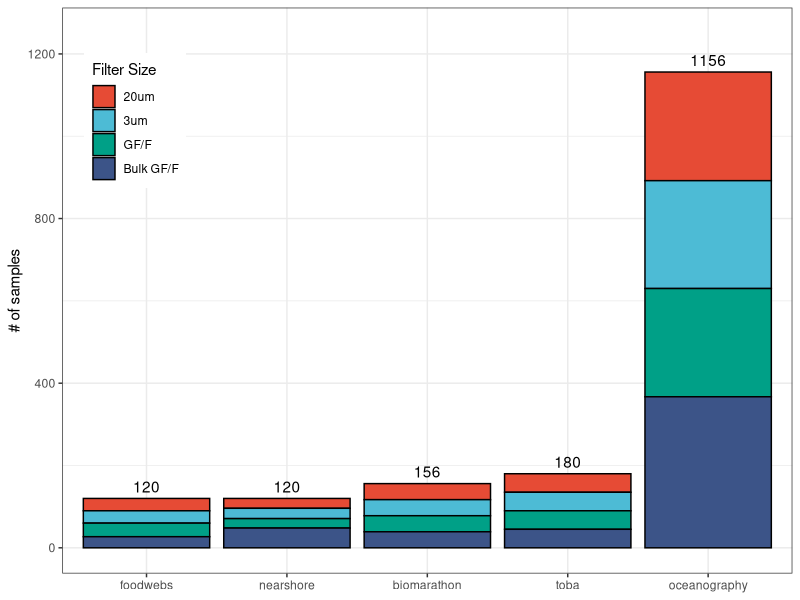
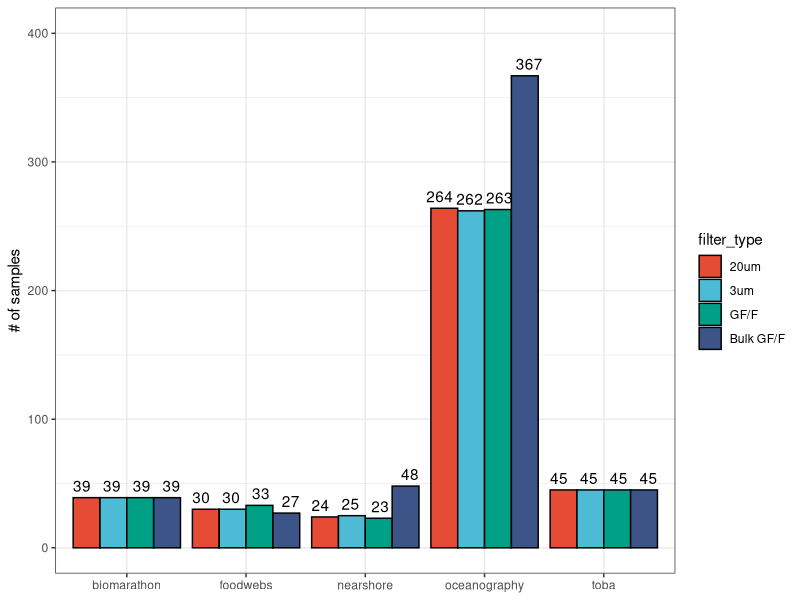
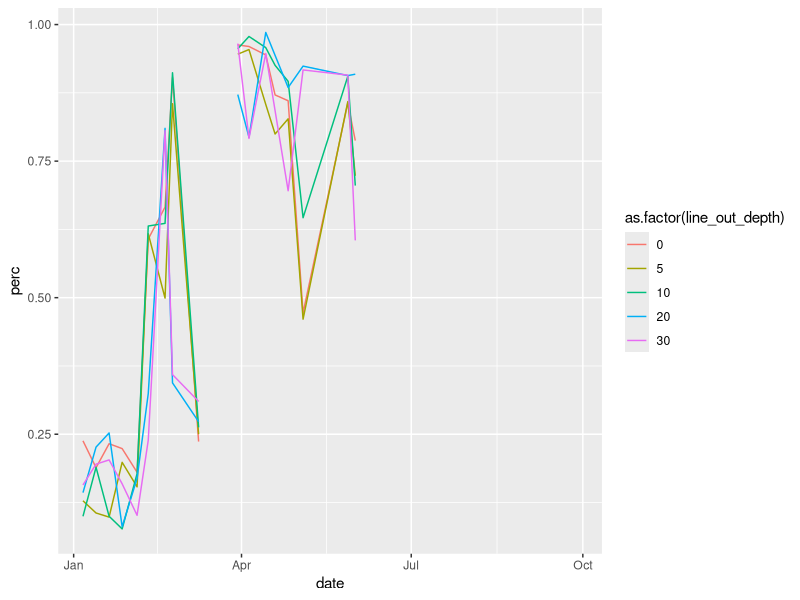
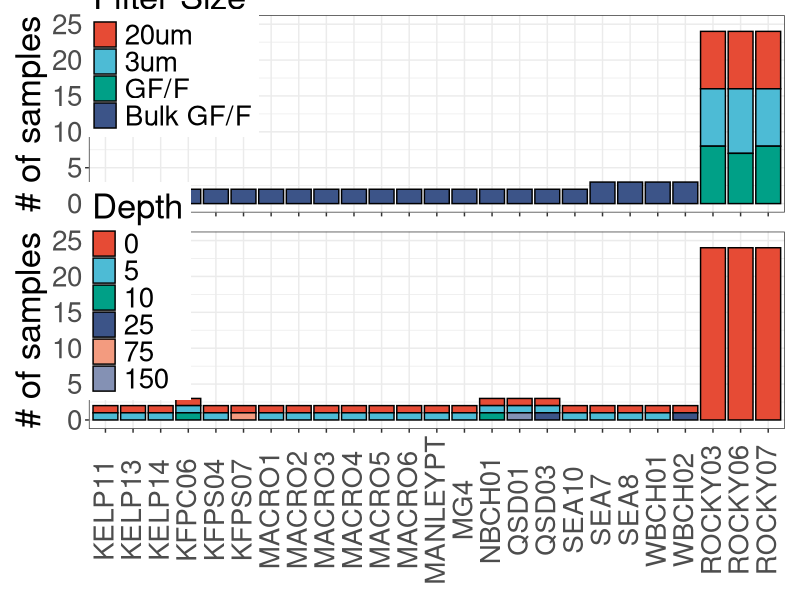
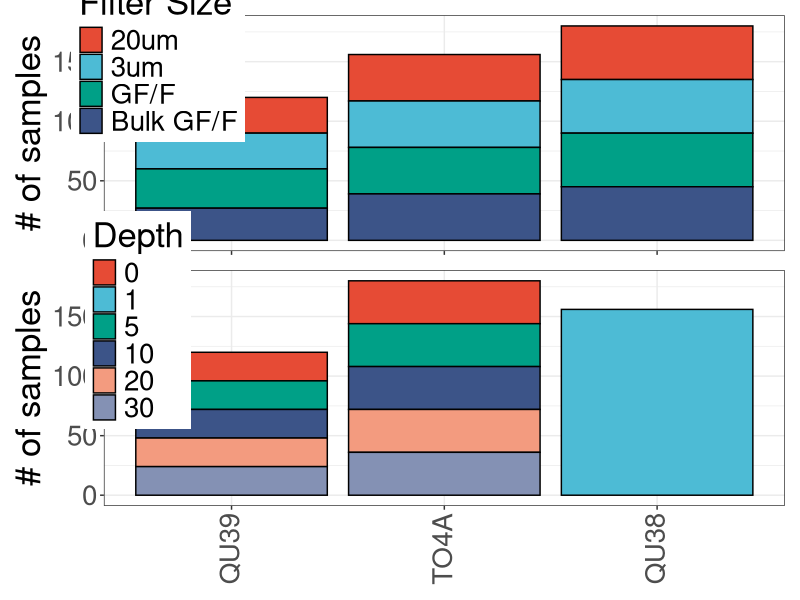
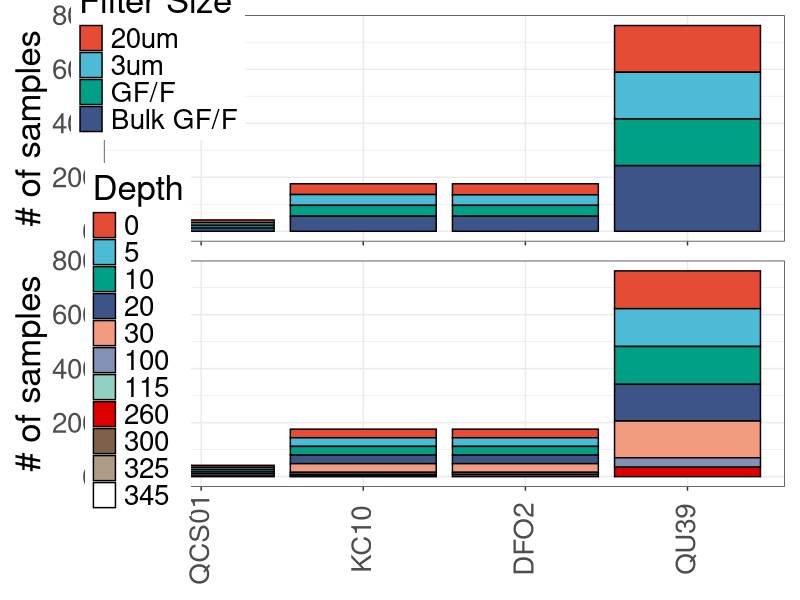

R code for these plots, in order:
## ---- chunk 1
#Load packages
library(tidyverse)  
library(readxl)
library(here)
library(patchwork)
## ---- chunk 2
#Read data file downloaded from the portal - downloaded on 2021-10-06, so in this version does not include entire year
chl <- read_csv(here("files", "chl_2021-10-06.csv"))

## ---- chunk 3
#Limiting to pertinent columns
chl <- chl %>% 
  select(date, work_area, survey, site_id, line_out_depth, filter_type, chla)
## ---- chunk 4
#Creating some summary lists to see what stations are being collected by each group

#Making a list of distinct stations and surveys
stations <- chl %>% 
  distinct(site_id)

#Making a list of distinct surveys
surveys <- chl %>% 
  distinct(survey)

#Making a list of distinct survey/stations matches
stations_survey <- chl %>% 
  distinct(survey, site_id)
## ---- chunk 5
#Classifying stations/surveys by group that collected them - trying it first on the truncated list
chl <- chl %>%
  mutate(group = NA) %>% 
  mutate(group = case_when(survey == "MACRO_MGEO" | survey == "ROCKY" ~ "nearshore",
                           survey == "ZOOPSPRINT" ~ "foodwebs",
                           survey == "BIOWEEKLY" ~ "biomarathon",
                           survey == "TOBA" ~ "toba",
                           survey == "QOMA1" ~ "oceanography",
                           survey == "QOMA5" ~ "oceanography",
                           survey == "QCS_V1" ~ "oceanography",
                           survey == "KWAK" ~ "oceanography", 
                           survey == "RVRS" ~ "oceanography",
                           TRUE ~ as.character(group)))

## ---- chunk 6
#Order filter types for plotting
order <- c("20um", "3um", "GF/F", "Bulk GF/F")

#Chemtax - Specify order of phyto groups for figures
chl <- arrange(mutate(chl, filter_type = factor(filter_type,
                                levels = order)))
## ---- chunk 7
#Calculating total number of samples per group
totals <- chl %>% 
  group_by(group) %>%
  summarize(n_tot = n()) %>% 
  ungroup()
## ---- chunk 8
#Plotting number of samples per group - stacked by filter type

chl %>% 
  group_by(filter_type, group) %>% 
  summarise(n_filt = n()) %>% 
  ungroup() %>% 
  ggplot(aes(x = reorder(group, n_filt), y = n_filt, fill = filter_type)) +
  geom_bar(stat = "identity", color = "black") +
  geom_text(aes(x = group, y = n_tot, label = n_tot, fill = NULL),
              data = totals, vjust = -0.5) +
  ggsci::scale_fill_npg(name = "Filter Size") +
  ylim(0, 1250) +
  ylab("# of samples") +
  theme_bw() +
  theme(legend.position = c(0.1, 0.8),
        axis.title.x = element_blank())

## ---- chunk 9
#Plotting number of samples per group - side by side filter type

chl %>% 
  group_by(filter_type, group) %>% 
  summarise(n_filt = n()) %>% 
  ungroup() %>% 
  ggplot(aes(x = as.factor(group), y = n_filt, fill = filter_type, group = filter_type)) +
  geom_bar(stat = "identity", position = "dodge", color = "black") +
  geom_text(aes(label = n_filt, fill = NULL), 
            position = position_dodge(width = 1), vjust = -0.5) +
  ggsci::scale_fill_npg() +
  ylim(0, 400) +
  ylab("# of samples") +
  theme_bw() +
  theme(axis.title.x = element_blank())

## ---- chunk 10
#Plotting number of samples per group - stacked by filter type

f1 <- chl %>% 
  filter(group == "nearshore") %>% 
  group_by(filter_type, site_id) %>% 
  summarise(n_filt = n()) %>% 
  ungroup() %>% 
  ggplot(aes(x = reorder(site_id, n_filt), y = n_filt, fill = filter_type)) +
  geom_bar(stat = "identity", color = "black") +
  # geom_text(aes(x = site_id, y = n_tot, label = n_tot, fill = NULL)
  #           , vjust = -0.5) +
  ggsci::scale_fill_npg(name = "Filter Size") +
  ylim(0, 25) +
  ylab("# of samples") +
  theme_bw() +
  theme(legend.position = c(0.12, 0.8),
        axis.title.x = element_blank(),
        axis.text.x = element_blank(),
        text = element_text(size = 25))

f2 <- chl %>% 
  filter(group == "nearshore") %>% 
  group_by(line_out_depth, site_id) %>% 
  summarise(n_dep = n()) %>% 
  ungroup() %>% 
  ggplot(aes(x = reorder(site_id, n_dep), y = n_dep, 
             fill = as.factor(line_out_depth))) +
  geom_bar(stat = "identity", color = "black") +
  # geom_text(aes(x = site_id, y = n_tot, label = n_tot, fill = NULL)
  #           , vjust = -0.5) +
  ggsci::scale_fill_npg(name = "Depth") +
  ylim(0, 25) +
  ylab("# of samples") +
  theme_bw() +
  theme(legend.position = c(0.07, 0.7),
        axis.title.x = element_blank(),
        axis.text.x = element_text(angle = 90, vjust = 0.4),
        text = element_text(size = 25))

fig <- f1/f2

ggsave(here("figures", "sample_numbers_nearshore.png"), fig,
       width = 11, height = 12, dpi = 300)
## ---- chunk 11
f1 <- chl %>% 
  filter(group == "foodwebs" | group == "biomarathon" | group == "toba") %>% 
  group_by(filter_type, site_id) %>% 
  summarise(n_filt = n()) %>% 
  ungroup() %>% 
  ggplot(aes(x = reorder(site_id, n_filt), y = n_filt, fill = filter_type)) +
  geom_bar(stat = "identity", color = "black") +
  # geom_text(aes(x = site_id, y = n_tot, label = n_tot, fill = NULL)
  #           , vjust = -0.5) +
  ggsci::scale_fill_npg(name = "Filter Size") +
  # ylim(0, 25) +
  ylab("# of samples") +
  theme_bw() +
  theme(legend.position = c(0.08, 0.81),
        axis.title.x = element_blank(),
        axis.text.x = element_blank(),
        text = element_text(size = 25))

f2 <- chl %>% 
  filter(group == "foodwebs" | group == "biomarathon" | group == "toba") %>% 
  group_by(line_out_depth, site_id) %>% 
  summarise(n_dep = n()) %>% 
  ungroup() %>% 
  ggplot(aes(x = reorder(site_id, n_dep), y = n_dep, 
             fill = as.factor(line_out_depth))) +
  geom_bar(stat = "identity", color = "black") +
  # geom_text(aes(x = site_id, y = n_tot, label = n_tot, fill = NULL)
  #           , vjust = -0.5) +
  ggsci::scale_fill_npg(name = "Depth") +
  # ylim(0, 25) +
  ylab("# of samples") +
  theme_bw() +
  theme(legend.position = c(0.05, 0.79),
        axis.title.x = element_blank(),
        axis.text.x = element_text(angle = 90, vjust = 0.4),
        text = element_text(size = 25))

fig <- f1/f2

ggsave(here("figures", "sample_numbers_food-bio-toba.png"), fig,
       width = 13, height = 12, dpi = 300)
## ---- chunk 12
f1 <- chl %>% 
  filter(group == "oceanography") %>% 
  group_by(filter_type, site_id) %>% 
  summarise(n_filt = n()) %>% 
  ungroup() %>% 
  ggplot(aes(x = reorder(site_id, n_filt), y = n_filt, fill = filter_type)) +
  geom_bar(stat = "identity", color = "black") +
  # geom_text(aes(x = site_id, y = n_tot, label = n_tot, fill = NULL)
  #           , vjust = -0.5) +
  ggsci::scale_fill_npg(name = "Filter Size") +
  # ylim(0, 25) +
  ylab("# of samples") +
  theme_bw() +
  theme(legend.position = c(0.08, 0.81),
        axis.title.x = element_blank(),
        axis.text.x = element_blank(),
        text = element_text(size = 25))

f2 <- chl %>% 
  filter(group == "oceanography") %>% 
  group_by(line_out_depth, site_id) %>% 
  summarise(n_dep = n()) %>% 
  ungroup() %>% 
  ggplot(aes(x = reorder(site_id, n_dep), y = n_dep, 
             fill = as.factor(line_out_depth))) +
  geom_bar(stat = "identity", color = "black") +
  # geom_text(aes(x = site_id, y = n_tot, label = n_tot, fill = NULL)
  #           , vjust = -0.5) +
  ggsci::scale_fill_npg(name = "Depth") +
  # ylim(0, 25) +
  ylab("# of samples") +
  theme_bw() +
  theme(legend.position = c(0.05, 0.65),
        axis.title.x = element_blank(),
        axis.text.x = element_text(angle = 90, vjust = 0.4),
        text = element_text(size = 25))

fig <- f1/f2

ggsave(here("figures", "sample_numbers_ocean.png"), fig,
       width = 13, height = 12, dpi = 300)
## ---- chunk 13
#So, can we reduce the depths we are collecting size fractionated chlorophyll???

#Crossed checked for duplicates and didn't find any.

qu39 <- chl %>% 
  filter(group == "oceanography" & site_id == "QU39" & !filter_type == "Bulk GF/F") %>%
  group_by(date, line_out_depth) %>% 
  mutate(sum_chl = sum(chla)) %>% 
  ungroup() %>% 
  mutate(perc = chla/sum_chl)

qu39 %>% 
  filter(filter_type == "20um") %>% 
  ggplot(aes(x = date, y = perc, color = as.factor(line_out_depth))) +
  geom_line()
  







